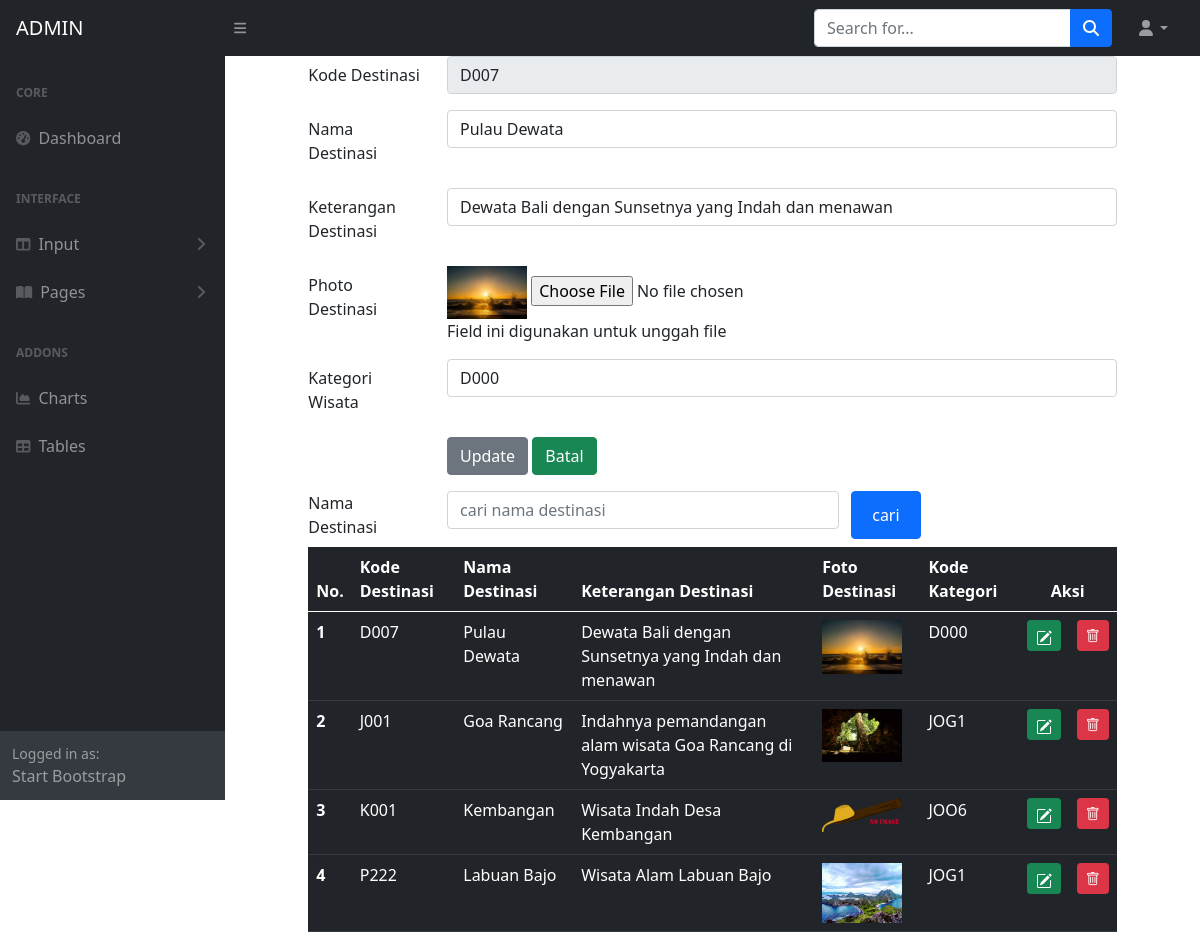
Screenshot of /ADMIN/destinasiEDIT.php?ubah=D007 with the database file from the repository.
### tables this page shows
CREATE TABLE `destinasi` (
  `destinasiKODE` char(4) NOT NULL,
  `destinasiNAMA` varchar(120) NOT NULL,
  `destinasiKET` varchar(200) NOT NULL,
  `destinasiFOTO` char(255) NOT NULL,
  `kategoriKODE` char(4) NOT NULL
);

CREATE TABLE `kategoriwisata` (
  `kategoriKODE` char(4) NOT NULL,
  `kategoriNAMA` char(225) NOT NULL,
  `kategoriKET` text NOT NULL,
  `kategoriREFERENCE` char(25) NOT NULL
);

### ADMIN/destinasiEDIT.php (the view, shortened to what this page needs)
<!DOCTYPE html>
<html lang="en">
   <?php include "include/head.php";?></include>
    <body class="sb-nav-fixed">
        <?php include "include/menunav.php";?>
        <div id="layoutSidenav">
            <?php include "include/menu.php";?>
            <div id="layoutSidenav_content">
                <main>
<?php
include "include/config.php";
if (isset($_POST["Simpan"])) {
} elseif (isset($_GET["ubah"])) {
    $kodeDestinasi = $_GET["ubah"];
    $result = mysqli_query($connection, "SELECT * FROM destinasi WHERE destinasiKODE = '$kodeDestinasi'");
    $data = mysqli_fetch_array($result);
} else {
    header("Location: d-destinasiEDIT.php");
}
$datakategori = mysqli_query($connection, "SELECT * FROM kategoriwisata");
?>
<?php include "include/menu.php";?>
<head>
    <link rel="stylesheet" type="text/css" href="css/bootstrap.min.css">
    <link rel="stylesheet" type="text/css" href="https://cdnjs.cloudflare.com/ajax/libs/select2/4.0.13/css/select2.min.css">
    <link rel="stylesheet" href="https://cdn.jsdelivr.net/npm/bootstrap-icons@1.10.2/font/bootstrap-icons.css">
</head>
<body>
    <div class="row">
        <div class="col-sm-1"></div>
        <div class="col-sm-10">
            <form method="POST" enctype="multipart/form-data">
                <div class="mb-3 row">
                    <label for="kodedestinasi" class="col-sm-2 col-form-label">Kode Destinasi</label>
                    <div class="col-sm-10">
                        <input type="text" class="form-control" name="kodedestinasi" id="kodedestinasi" value="<?php echo $data['destinasiKODE']; ?>" readonly>
                    </div>
                </div>
                <div class="mb-3 row">
                    <label for="namadestinasi" class="col-sm-2 col-form-label">Nama Destinasi</label>
                    <div class="col-sm-10">
                        <input type="text" class="form-control" name="namadestinasi" id="namadestinasi" value="<?php echo $data['destinasiNAMA']; ?>">
                    </div>
                </div>
                <div class="mb-3 row">
                    <label for="destinasiket" class="col-sm-2 col-form-label">Keterangan Destinasi</label>
                    <div class="col-sm-10">
                        <input type="text" class="form-control" name="destinasiket" id="destinasiket" value="<?php echo $data['destinasiKET']; ?>">
                    </div>
                </div>
                <div class="form-group row">
    <label for="file" class="col-sm-2 col-form-label">Photo Destinasi</label>
    <div class="col-sm-10">
        <img src="images/<?php echo $data['destinasiFOTO']; ?>" width="80" alt="Current Image">
        <input type="file" id="file" name="file">
        <p class="help-block">Field ini digunakan untuk unggah file</p>
    </div>
</div>
                <div class="mb-3 row">
                    <label for="kodekategori" class="col-sm-2 col-form-label">Kategori Wisata</label>
                    <div class="col-sm-10">
                        <select class="form-control" name="kodekategori" id="kodekategori">
                            <?php while ($row = mysqli_fetch_array($datakategori)) { ?>
                                <option value="<?php echo $row["kategoriKODE"] ?>" <?php if ($row["kategoriKODE"] == $data["kategoriKODE"]) echo "selected" ?>>
                                    <?php echo $row["kategoriKODE"] ?>
                                </option>
                            <?php } ?>
                        </select>
                    </div>
                </div>
                <div class="form-group row">
                    <div class="col-sm-2">
                    </div>
                    <div class="col-sm-10">
                        <input type="submit" name="Update" value="Update" class="btn btn-secondary">
                        <a href="index.php" class="btn btn-success">Batal</a>
                    </div>
                </div>
            </form>
		<form method="post">
    <div class="form-group row mb-2 mt-3">
      <label for="search" class="col-sm-2">Nama Destinasi</label>
      <div class="col-sm-6">
        <input type="text" name="search" class="form-control" id="search" value="<?php if (isset($_POST["search"]))
        {echo $_POST["search"];}?>" placeholder="cari nama destinasi">
      </div>
      <input type="submit" name="kirim" value="cari" class="col-sm-1 btn btn-primary">
    </div>
</form>
<table class="table table-hover table-dark">
  <thead>
    <tr>
      <th scope="col">No.</th>
      <th scope="col">Kode Destinasi</th>
      <th scope="col">Nama Destinasi</th>
	  <th scope="col">Keterangan Destinasi</th>
	  <th scope="col">Foto Destinasi</th>
      <th scope="col">Kode Kategori</th>
      <th colspan="2" style="text-align: center">Aksi</th>
    </tr>
  </thead>
  <tbody>
  <?php
if (isset($_POST["kirim"]))
{
  $search = $_POST["search"];
  $query = mysqli_query($connection, " select destinasi.*from destinasi
      where destinasiNAMA like '%".$search."%'");}
    else{
      $query = mysqli_query($connection, "select destinasi.* from destinasi");}
      $nomor = 1;
      while($row = mysqli_fetch_array($query))
      {
      ?>
    <tr>
      <th><?php echo $nomor;?></th>
      <td><?php echo $row['destinasiKODE'];?></td>
      <td><?php echo $row['destinasiNAMA'];?></td>
	  <td><?php echo $row['destinasiKET'];?></td>
	  <td>
                                <?php if (is_file("images/" . $row['destinasiFOTO'])) { ?>
                                    <img src="images/<?php echo $row['destinasiFOTO'] ?>" width="80">
                                <?php } else
                                    echo "<img src='images/noimage.png' width='80'>"
                                ?>
                            </td>
	  <td><?php echo $row['kategoriKODE'];?></td>
      <td width="5px">
        <a href="d-destinasiEDIT.php?ubah=<?php echo $row["destinasiKODE"]?>"
          class="btn btn-success btn-sm" title="EDIT">
      </td>
      <td>        <a href="destinasiHAPUS.php?hapus=<?php echo $row["destinasiKODE"]?>"
          class="btn btn-danger btn-sm" title="HAPUS">
          <i class="bi bi-trash"></i></td>
    </tr>
    <?php $nomor = $nomor + 1; ?>
    <?php } ?>
  </tbody>
</table>
</div>
</div>
</body>
</html>

### rows the page displays
destinasi: kodedestinasi "D007", namadestinasi "Pulau Dewata", destinasiket "Dewata Bali dengan Sunsetnya yang Indah dan menawan", destinasiFOTO (picture), kodekategori "D000", destinasiKODE "D007", destinasiNAMA "Pulau Dewata", destinasiKET "Dewata Bali dengan Sunsetnya yang Indah dan menawan", kategoriKODE "D000"
destinasi: destinasiKODE "J001", destinasiNAMA "Goa Rancang", destinasiKET "Indahnya pemandangan alam wisata Goa Rancang di Yogyakarta", destinasiFOTO (picture), kategoriKODE "JOG1"
destinasi: destinasiKODE "K001", destinasiNAMA "Kembangan", destinasiKET "Wisata Indah Desa Kembangan", kategoriKODE "JOO6"
destinasi: destinasiKODE "P222", destinasiNAMA "Labuan Bajo", destinasiKET "Wisata Alam Labuan Bajo", destinasiFOTO (picture), kategoriKODE "JOG1"
